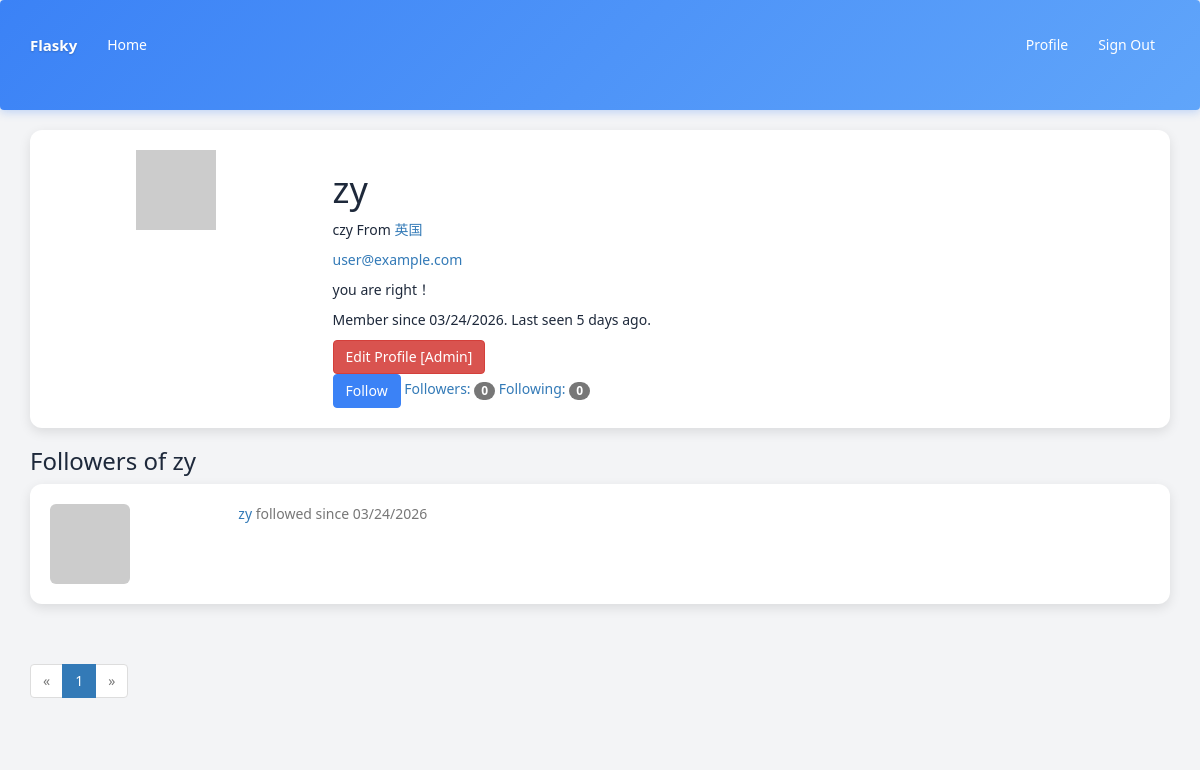
The page /followers/zy (signed in) on the database its author committed.
### app/models.py (models this page shows, shortened)
class User(UserMixin, db.Model):
    __tablename__ = 'users'
    id = db.Column(db.Integer, primary_key = True)
    email = db.Column(db.String(64), unique=True, index=True)
    username = db.Column(db.String(64), unique=True, index=True)
    password_hash = db.Column(db.String(128))
    role_id = db.Column(db.Integer, db.ForeignKey('roles.id'))
    name = db.Column(db.String(64))
    location = db.Column(db.String(64))
    about_me = db.Column(db.Text())
    member_since = db.Column(db.DateTime(), default=datetime.utcnow)
    last_seen = db.Column(db.DateTime(), default=datetime.utcnow)
    avatar_hash = db.Column(db.String(32))
    posts = db.relationship('Post', backref='author', lazy='dynamic')
    followed = db.relationship('Follow', foreign_keys=[Follow.follower_id], backref=db.backref('follower', lazy='joined'), lazy='dynamic', cascade='all, delete-orphan')
    followers = db.relationship('Follow', foreign_keys=[Follow.followed_id], backref=db.backref('followed', lazy='joined'), lazy='dynamic', cascade='all, delete-orphan')
    def is_following(self, user):
        return self.followed.filter_by(followed_id=user.id).first() is not None
    def ping(self):
        self.last_seen = datetime.utcnow()
        db.session.add(self)
    def can(self, permissions):
        return self.role is not None and (self.role.permissions & permissions) == permissions
    def gravatar(self, size=100, default='identicon', rating='g'):
        if request.is_secure:
            url = 'https://secure.gravatar.com/avatar'
        else:
            url = 'http://www.gravatar.com/avatar'
        hash = self.avatar_hash or hashlib.md5(self.email.encode('utf-8')).hexdigest()
        return '{url}/{hash}?s={size}&d={default}&r={rating}'.format(url=url, hash=hash, size=size, default=default, rating=rating)
    @property
    def password(self):
        raise AttributeError('password is not a readable attribute')

class Follow(db.Model):
    __tablename__ = 'follows'
    follower_id = db.Column(db.Integer, db.ForeignKey('users.id'),
                            primary_key=True)
    followed_id = db.Column(db.Integer, db.ForeignKey('users.id'),
                            primary_key=True)
    timestamp = db.Column(db.DateTime, default=datetime.utcnow)

### app/main/views.py (the view)
@main.route('/followers/<username>')
def followers(username):
    user = User.query.filter_by(username=username).first()
    if user is None:
        flash('Invalid user.')
        return redirect(url_for('.index'))
    page = request.args.get('page', 1, type=int)
    pagination = user.followers.paginate(page=page, per_page=current_app.config['FLASKY_FOLLOWERS_PER_PAGE'], error_out=False)
    follows = [{'user': item.follower, 'timestamp': item.timestamp} for item in pagination.items]
    return render_template('followers.html', user=user, title="Followers of", endpoint='.followers', pagination=pagination, follows=follows)

### app/__init__.py (called while the page is built)
@login_manager.user_loader
def load_user(user_id):
    from .models import User
    return User.query.get(int(user_id))

def create_app(config_name='default'):
    app = Flask(__name__)
    app.config.from_object(config[config_name])
    config[config_name].init_app(app)
    bootstrap.init_app(app)
    moment.init_app(app)
    db.init_app(app)
    login_manager.init_app(app)
    csrf.init_app(app)
    migrate.init_app(app, db)
    pagedown.init_app(app)
    from .main import main as main_blueprint
    app.register_blueprint(main_blueprint)
    from .models import Permission
    @app.context_processor
    def inject_permissions():
        return dict(Permission=Permission)
    from .auth import auth as auth_blueprint
    app.register_blueprint(auth_blueprint, url_prefix='/auth')
    from .models import AnonymousUser
    login_manager.anonymous_user = AnonymousUser
    return app

### app/auth/views.py (called while the page is built)
@auth.before_app_request
def before_request():
    if current_user.is_authenticated:
        current_user.ping()

### app/templates/followers.html (shortened to what this page needs)
{% extends "base.html" %}
{% import "_macros.html" as macros %}
{% block page_content %}
<div class="card">
    <div class="row">
        <div class="col-md-3">
            <div class="text-center">
                <img class="profile-thumbnail" src="{{ user.gravatar(size=200) }}">
            </div>
        </div>
        <div class="col-md-9">
            <h1>{{ user.username }}</h1>
            {% if user.name or user.location %}
            <p>
                {% if user.name %}{{ user.name }}{% endif %}
                {% if user.location %}
                    From <a href="http://maps.google.com/?q={{ user.location }}">
                        {{ user.location }}
                    </a>
                {% endif %}
            </p>
            {% endif %}
            {% if current_user.is_administrator %}
            <p><a href="mailto:{{ user.email }}">{{ user.email }}</a></p>
            {% endif %}
            {% if user.about_me %}<p>{{ user.about_me }}</p>{% endif %}
            <p>
                Member since {{ moment(user.member_since).format('L') }}.
                Last seen {{ moment(user.last_seen).fromNow() }}.
            </p>
            <div class="mt-3">
                {% if current_user.is_administrator %}
                <a class="btn btn-danger"
                        href="{{ url_for('.edit_profile_admin', id=user.id) }}">
                    Edit Profile [Admin]
                </a>
                {% endif %}
            </div>
            {% if current_user.can(Permission.FOLLOW) and user != current_user %}
                {% if not current_user.is_following(user) %}
                <a href="{{ url_for('.follow', username=user.username) }}"
                    class="btn btn-primary">Follow</a>
                {% else %}
                <a href="{{ url_for('.unfollow', username=user.username) }}"
                    class="btn btn-default">Unfollow</a>
                {% endif %}
            {% endif %}
            <a href="{{ url_for('.followers', username=user.username) }}">
                Followers: <span class="badge">{{ user.followers.count() - 1 }}</span>
            </a>
            <a href="{{ url_for('.followed_by', username=user.username) }}">
                 Following: <span class="badge">{{ user.followed.count() - 1 }}</span>
            </a>
        </div>
    </div>
</div>
<div class="mt-5">
    <h3>{{ title }} {{ user.username }}</h3>
    {% if follows %}
    <ul class="list-unstyled">
        {% for follow in follows %}
        <li class="card mb-3">
            <div class="row">
                <div class="col-md-2">
                    <a href="{{ url_for('.user', username=follow.user.username) }}">
                        <img class="img-rounded" src="{{ follow.user.gravatar(size=40) }}">
                    </a>
                </div>
                <div class="col-md-10">
                    <a href="{{ url_for('.user', username=follow.user.username) }}">{{ follow.user.username }}</a>
                    <span class="text-muted">followed since {{ moment(follow.timestamp).format('L') }}</span>
                </div>
            </div>
        </li>
        {% endfor %}
    </ul>
    {% else %}
    <p>No {{ title.lower() }} yet.</p>
    {% endif %}
    {% if pagination %}
    <div class="pagination">
        {{ macros.pagination_widget(pagination, endpoint, username=user.username) }}
    </div>
    {% endif %}
</div>
{% endblock %}

### app/templates/base.html (shortened to what this page needs)
{% extends "bootstrap/base.html" %}
{% block head %}
{{ super() }}
{% endblock %}
{% block navbar %}
<div class="navbar navbar-default" role="navigation">
    <div class="container">
        <div class="navbar-header">
            <a class="navbar-brand" href="/">Flasky</a>
        </div>
        <div class="navbar-collapse collapse">
            <ul class="nav navbar-nav">
                <li><a href="/">Home</a></li>
            </ul>
            <ul class="nav navbar-nav navbar-right">
                {% if current_user.is_authenticated %}
                <li><a href="{{ url_for('main.user', username=current_user.username) }}"> Profile </a></li>
                <li><a href="{{ url_for('auth.logout') }}">Sign Out</a></li>
                {% else %}
                <li><a href="{{ url_for('auth.login') }}">Sign In</a></li>
                <li><a href="{{ url_for('auth.register') }}">Register</a></li>
                {% endif %}
            </ul>
        </div>
    </div>
</div>
{% endblock %}
{% block content %}
<div class="container">
    {% block page_content %}{% endblock %}
</div>
{% endblock %}

### app/templates/_macros.html
{% macro pagination_widget(pagination, endpoint) %}
<ul class="pagination">
    <li{% if not pagination.has_prev %} class="disabled"{% endif %}>
        <a href="{% if pagination.has_prev %}{{ url_for(endpoint,
            page = pagination.page - 1, **kwargs) }}{% else %}#{% endif %}">
            &laquo;
        </a>
    </li>
    {% for p in pagination.iter_pages() %}
        {% if p %}
            {% if p == pagination.page %}
            <li class="active">
                <a href="{{ url_for(endpoint, page = p, **kwargs) }}">{{ p }}</a>
            </li>
            {% else %}
            <li>
                <a href="{{ url_for(endpoint, page = p, **kwargs) }}">{{ p }}</a>
            </li>
            {% endif %}
        {% else %}
        <li class="disabled"><a href="#">&hellip;</a></li>
        {% endif %}
    {% endfor %}
    <li{% if not pagination.has_next %} class="disabled"{% endif %}>
        <a href="{% if pagination.has_next %}{{ url_for(endpoint,
            page = pagination.page + 1, **kwargs) }}{% else %}#{% endif %}">
            &raquo;
        </a>
    </li>
</ul>
{% endmacro %}

### app/templates/base.html (style rules this page uses)
:root { --primary-color: #3b82f6; --secondary-color: #ec4899; --accent-color: #f97316; --light-color: #f3f4f6; --dark-color: #1e293b; --card-bg: #ffffff; --border-color: #e2e8f0; }
body { font-family: 'Segoe UI', Tahoma, Geneva, Verdana, sans-serif; background-color: var(--light-color); color: var(--dark-color); }
.navbar { background: linear-gradient(135deg, var(--primary-color), #60a5fa); border: none; box-shadow: 0 2px 10px rgba(59, 130, 246, 0.3); }
.navbar-brand { color: white !important; font-weight: bold; font-size: 1.5rem; text-shadow: 0 1px 2px rgba(0, 0, 0, 0.2); }
.navbar-nav > li > a { color: white !important; font-weight: 500; transition: all 0.3s ease; }
.container { margin-top: 20px; margin-bottom: 40px; }
.card { background-color: var(--card-bg); border-radius: 12px; box-shadow: 0 4px 12px rgba(0, 0, 0, 0.1); padding: 20px; margin-bottom: 20px; transition: all 0.3s ease; }
.btn-primary { background-color: var(--primary-color); border-color: var(--primary-color); transition: all 0.3s ease; }
ul { list-style: none; padding: 0; margin: 0; }
.profile-thumbnail { display: inline-block; }

### rows shown on the page
User: username "zy", name "czy", location "英国", email "user@example.com", about_me "you are right！", member_since "03/24/2026", last_seen "5 days ago", user.username "zy"
Follow: timestamp "03/24/2026"

### other values the page prints
{{ user.followers.count() - 1 }} "0"
{{ user.followed.count() - 1 }} "0"
{{ title }} "Followers of"
{{ p }} "1"
